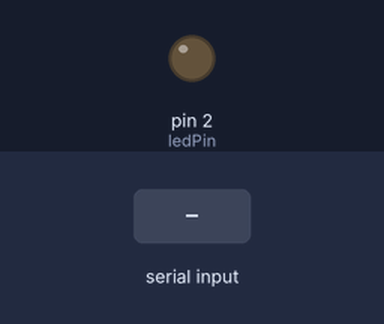
This sketch was run on a simulated Arduino Uno, built with avr-gcc and run on an emulated ATmega328P. Shown: output pins drawn as LEDs (lit = HIGH). Inputs (shaded band) come from the test bench. No radio packets arrive unless stated; what the sketch prints to the serial monitor is not drawn.

Above: at 1.2 s.
1.3 s: byte 30 received over Serial
At 1.31 s:
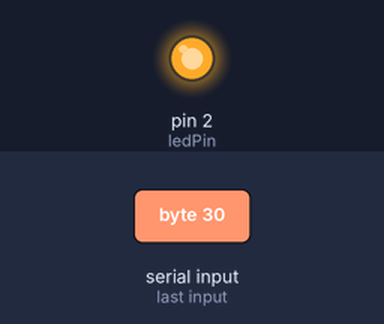
2.8 s: byte 90 received over Serial
At 3.6 s:
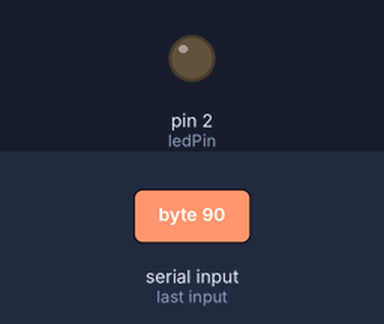
4.3 s: byte 120 received over Serial
At 4.7 s:
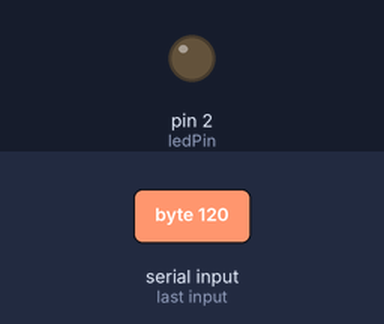
Timing chart, 0 to 7.3 s (numbered marks = the images above; inputs shaded):
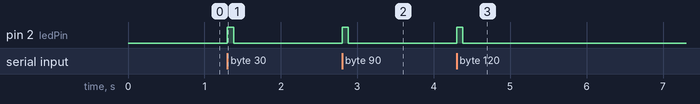

The sketch:

0702202sendin.ino
```cpp
#include <RH_ASK.h>
#include <SPI.h>

RH_ASK rf_driver;
int ledPin = 2;
//char rx_byte = 0;

void setup()
{

  pinMode(ledPin, OUTPUT);
  rf_driver.init();
  Serial.begin(9600);
}

void loop()
{

  if (Serial.available())
  {
    char data = Serial.read();
    Serial.print(data);
    digitalWrite(ledPin, HIGH);

    rf_driver.send((uint8_t *)data, strlen(data));
    rf_driver.waitPacketSent();
    delay(20);

    digitalWrite(ledPin, LOW);

  }


}
```

Measured:
- after the input at 1.3 s, pin 2 (ledPin): LOW → HIGH at once, → LOW 0.08 s later
- after the input at 2.8 s, pin 2 (ledPin): LOW → HIGH at once, → LOW 0.08 s later
- after the input at 4.3 s, pin 2 (ledPin): LOW → HIGH at once, → LOW 0.08 s later
